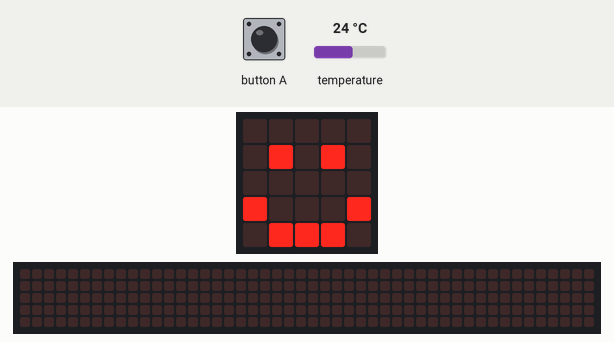
Recording of a program running on a simulated BBC micro:bit (MakeCode). On the bench: the board's 5×5 LED display, a strip that is not on the board, showing the scrolling text unrolled. The inputs (shaded band) are chosen by the test bench; at power-on: temperature 24 °C. The 48×5 strip is a reading aid, not a part: it shows the text the display is scrolling, unrolled, one strip-width of it at a time.

Above: at 1.8 s.
1.9 s: button A pressed for 0.15 s
At 5.6 s:
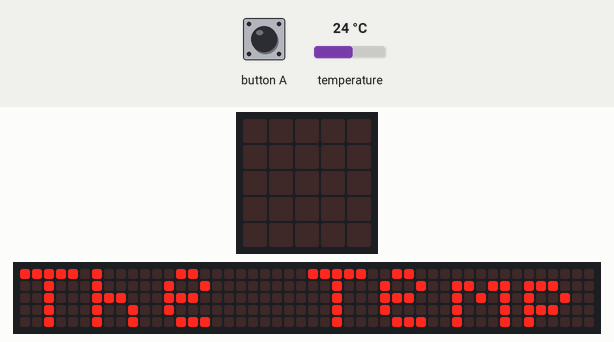
At 27.4 s:
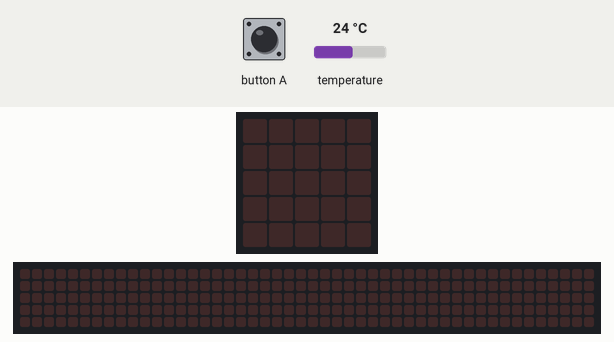

Measured:
- after the input at 1.9 s, the display: first changes after 0.15 s (image 1 shows a later state)
- what the display in image 1 shows lasts 0.6 s, from 5.2 s to 5.8 s

The program:

main.ts
```typescript
// (licence header left out)
let currentTemperature: number

basic.clearScreen()
basic.showIcon(IconNames.Happy)

input.onButtonPressed(Button.A, function () {
    currentTemperature = input.temperature()
    basic.showString('The Temperature is: '+ (Math.round(currentTemperature + 273.15)).toString() + ' K.')
})
```
